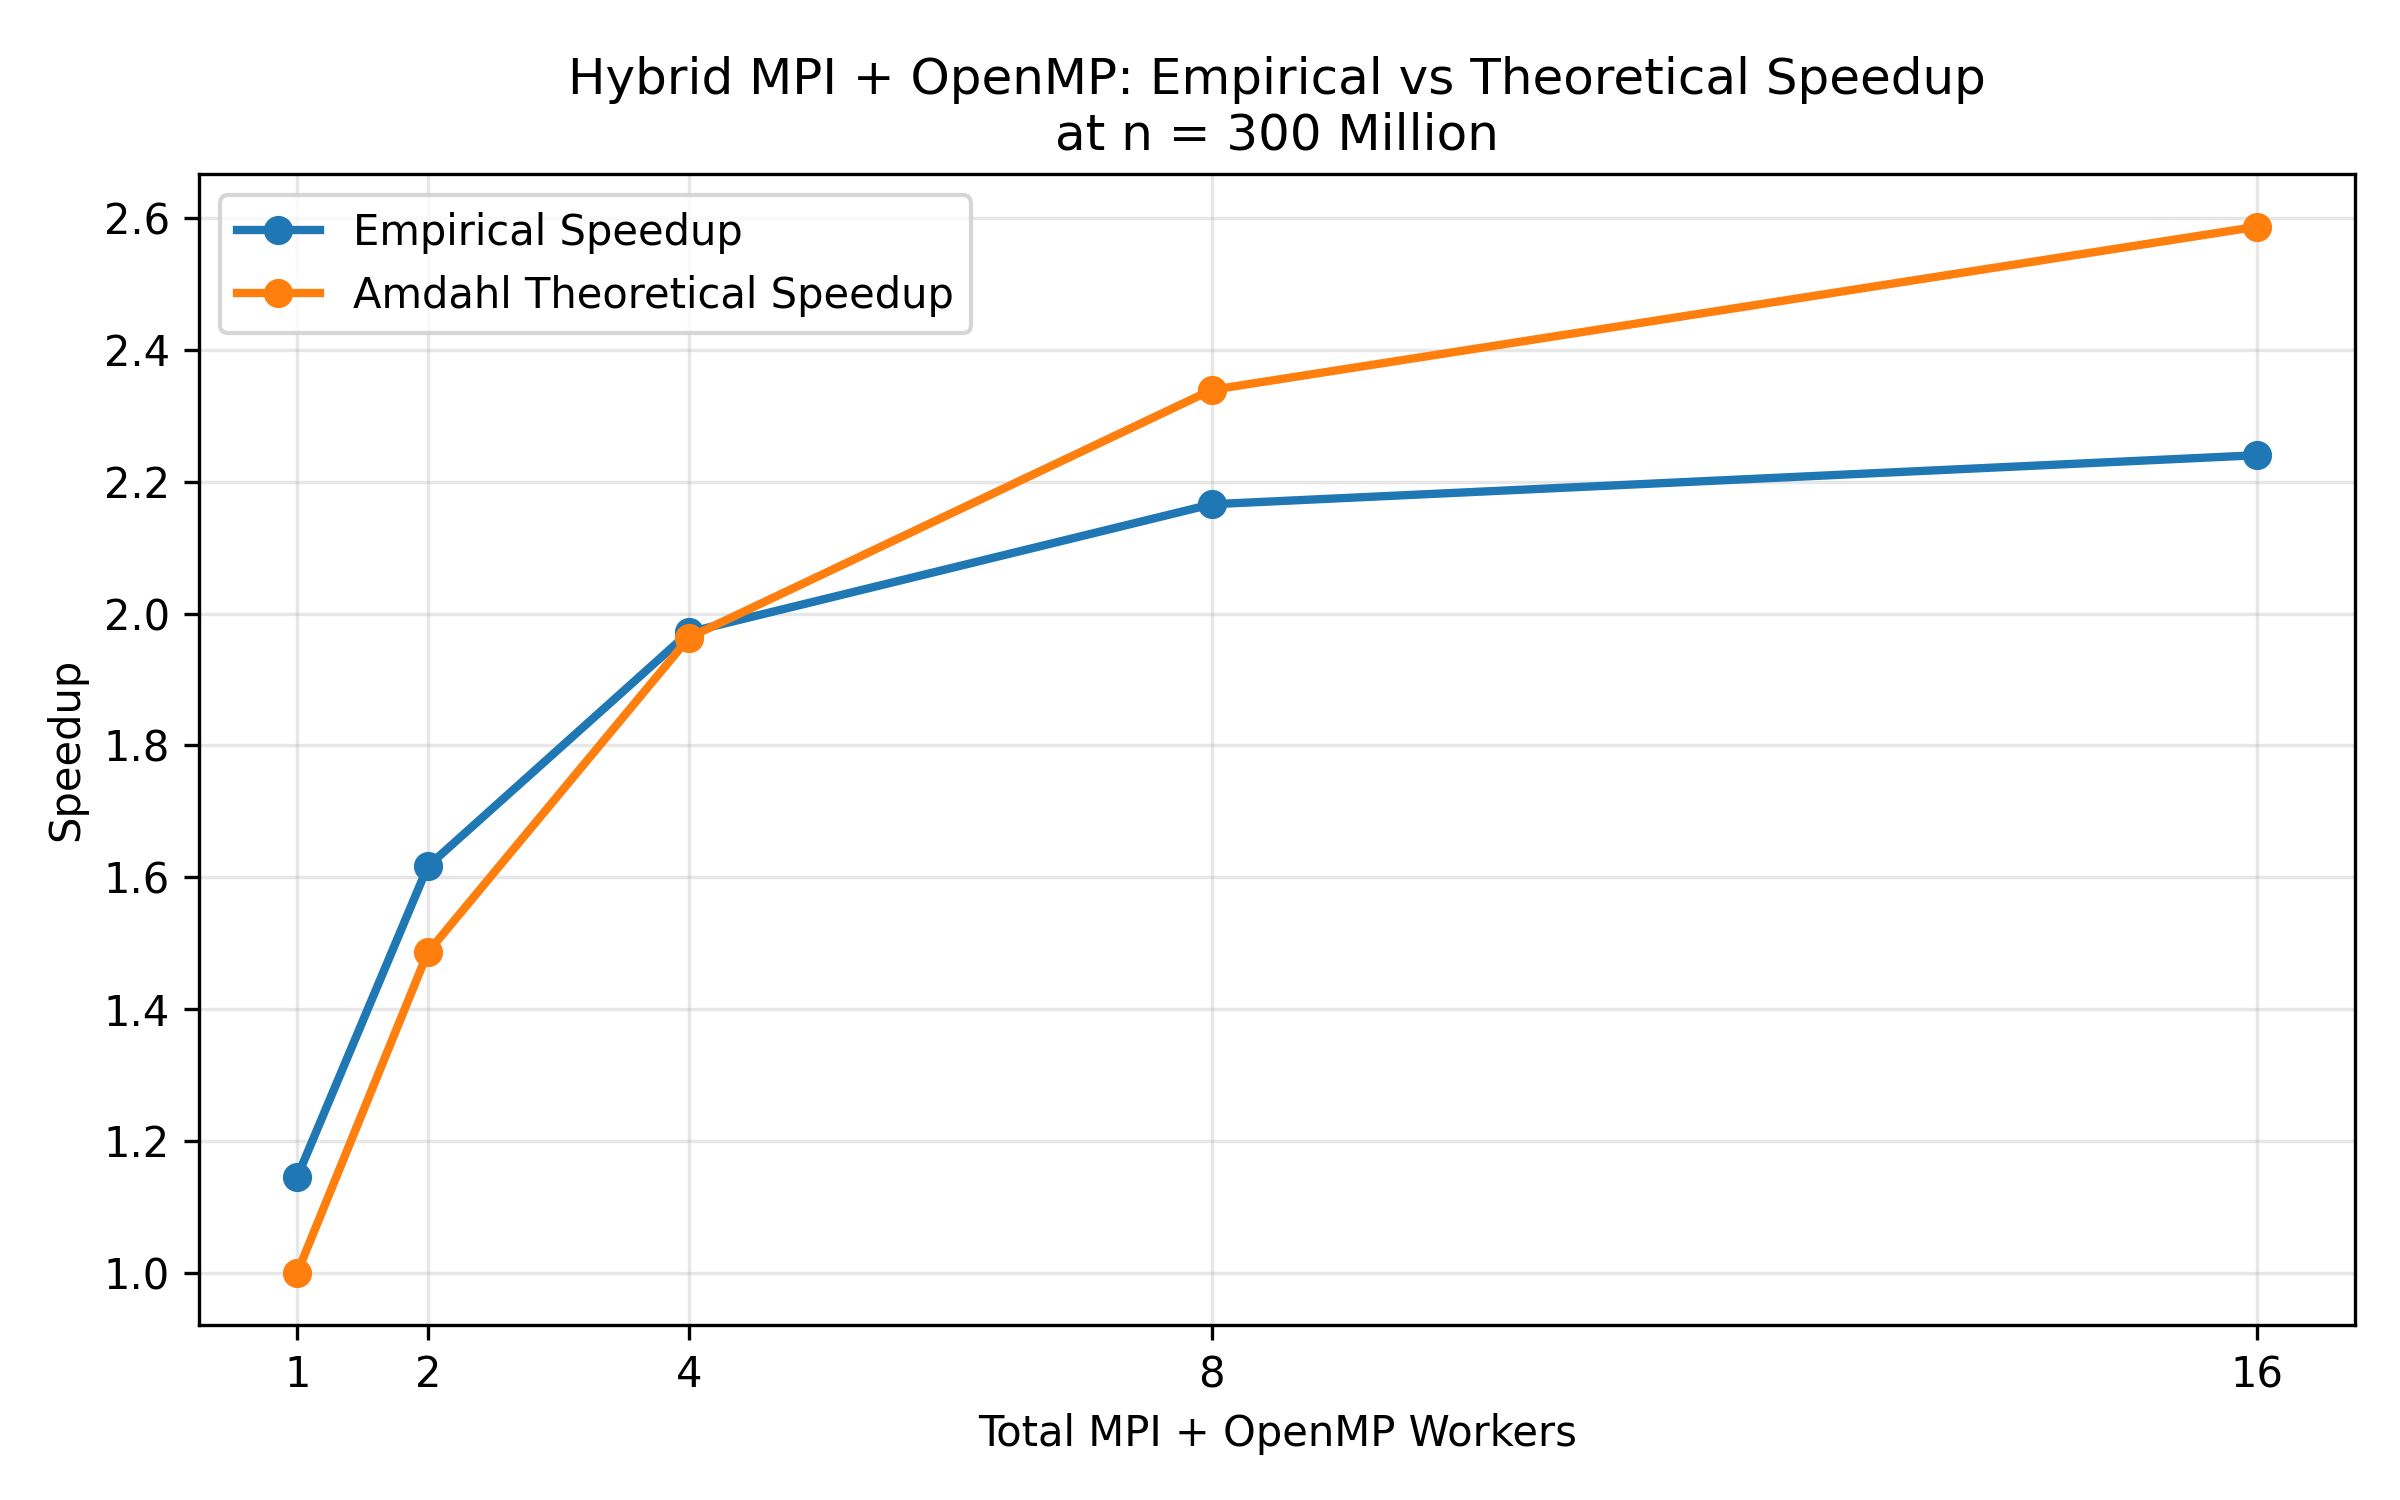

Here is the Python script that generated this plot:
import pandas as pd
import matplotlib.pyplot as plt

hybrid = pd.read_csv("../Data/graph5_7_hybrid.csv")
serial = pd.read_csv("../Data/week4_serial_for_task2.csv")

N_VALUE = 300000000

# --------------------------------------------------
# Week 4 serial baseline for empirical speedup
# --------------------------------------------------

serial_row = serial[serial["n"] == N_VALUE].iloc[0]
serial_overall = serial_row["serial_overall"]

# --------------------------------------------------
# 1 MPI x 1 OpenMP thread timing for Amdahl fractions
# --------------------------------------------------

baseline = hybrid[
    (hybrid["mpi_processes"] == 1) &
    (hybrid["omp_threads"] == 1)
].iloc[0]

overall_1 = baseline["hybrid_overall"]
parallel_time = baseline["sieve_time"]

serial_time = overall_1 - parallel_time

S = serial_time / overall_1
P = parallel_time / overall_1

print("Serial time:", serial_time)
print("Parallel time:", parallel_time)
print("Serial fraction S:", S)
print("Parallel fraction P:", P)
print("S + P:", S + P)

# --------------------------------------------------
# Scaling configurations
# --------------------------------------------------

scaling = hybrid[
    (
        (hybrid["mpi_processes"] == 1) &
        (hybrid["omp_threads"] == 1)
    )
    |
    (
        hybrid["omp_threads"] == 2
    )
].copy()

scaling = scaling.sort_values("total_threads")

# Remove duplicate total worker count if necessary.
scaling = scaling.drop_duplicates(
    subset=["total_threads"],
    keep="first"
)

# Empirical speedup relative to Week 4 serial.
scaling["empirical_speedup"] = (
    serial_overall / scaling["hybrid_overall"]
)

# Amdahl theoretical speedup.
scaling["theoretical_speedup"] = (
    1 / (
        S +
        P / scaling["total_threads"]
    )
)

print()
print(scaling[
    [
        "mpi_processes",
        "omp_threads",
        "total_threads",
        "hybrid_overall",
        "empirical_speedup",
        "theoretical_speedup"
    ]
])

# --------------------------------------------------
# Plot
# --------------------------------------------------

plt.figure(figsize=(8, 5))

plt.plot(
    scaling["total_threads"],
    scaling["empirical_speedup"],
    marker="o",
    linewidth=2,
    label="Empirical Speedup"
)

plt.plot(
    scaling["total_threads"],
    scaling["theoretical_speedup"],
    marker="o",
    linewidth=2,
    label="Amdahl Theoretical Speedup"
)

plt.xlabel("Total MPI + OpenMP Workers")
plt.ylabel("Speedup")
plt.title(
    "Hybrid MPI + OpenMP: Empirical vs Theoretical Speedup\n"
    "at n = 300 Million"
)

plt.xticks([1, 2, 4, 8, 16])
plt.grid(True, alpha=0.3)
plt.legend()

plt.tight_layout()
plt.savefig("graph7_hybrid_amdahl.png", dpi=300)
plt.show()
